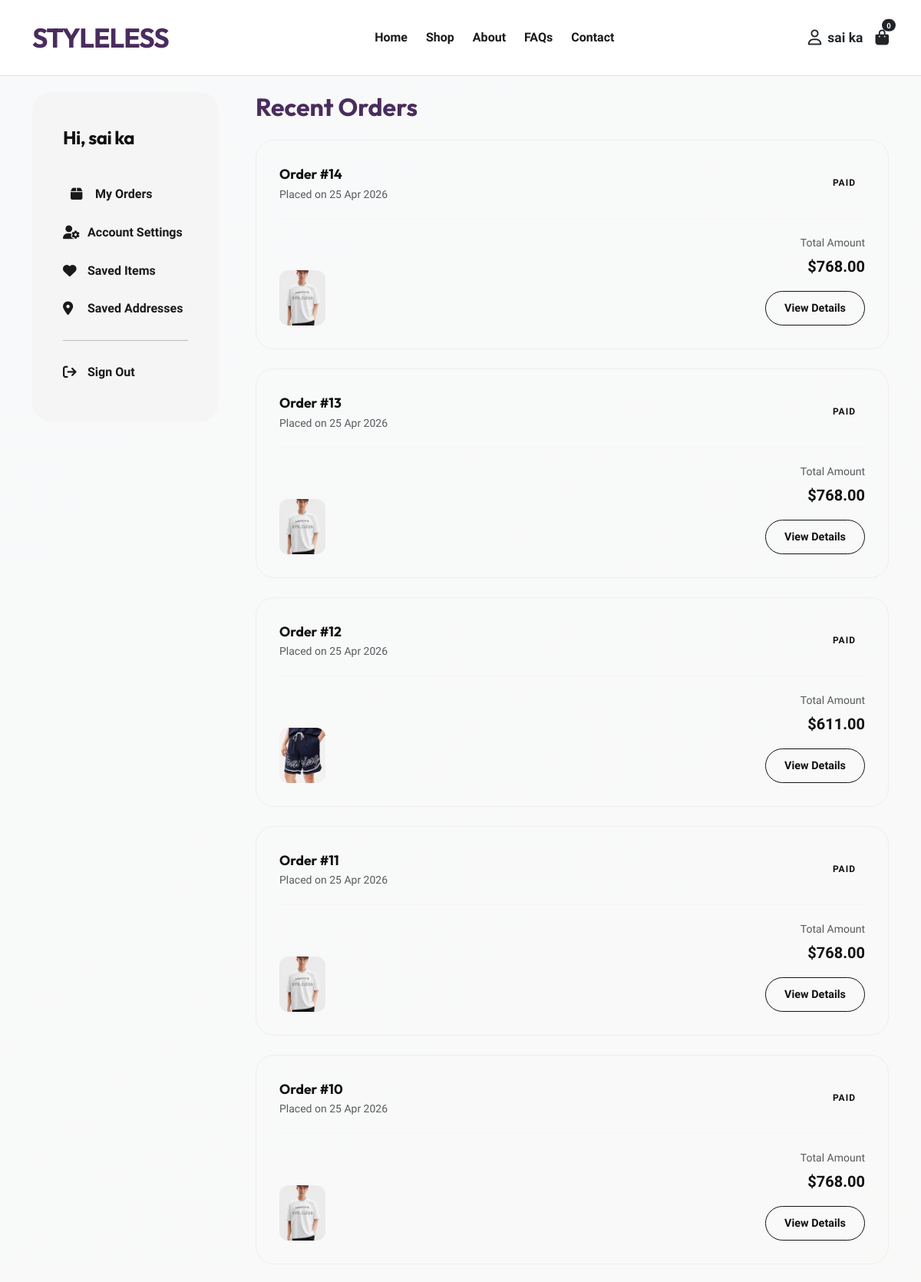
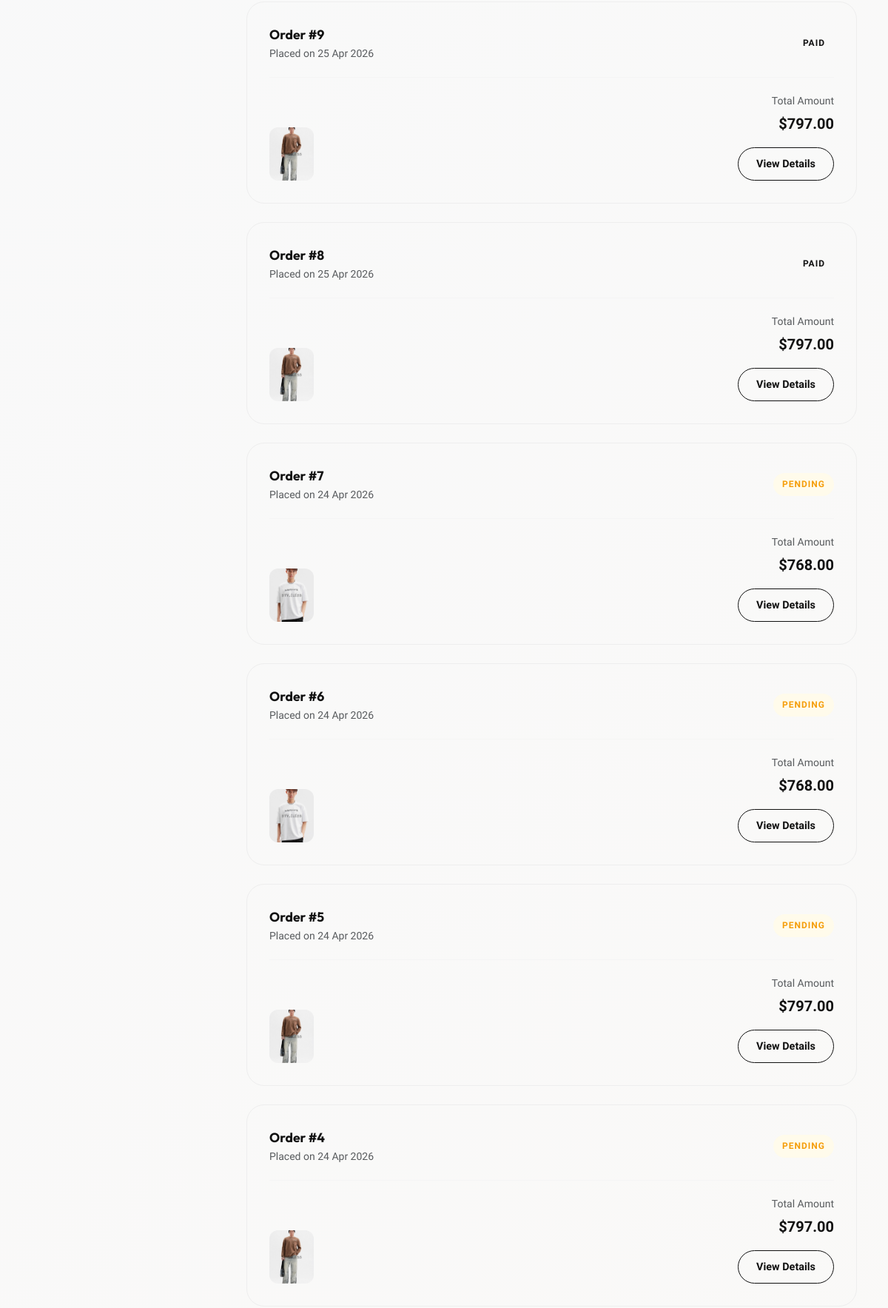
The page /profile (signed in, upper part) on the database its author committed (2 pictures, top to bottom).
### model/Customer.py (models this page shows, shortened)
class Customer(db.Model):
    __tablename__ = 'customer'
    id = db.Column(db.Integer, primary_key=True)
    user_id = db.Column(db.Integer, db.ForeignKey('user.id'), unique=True, nullable=False)
    first_name = db.Column(db.String(50))
    last_name = db.Column(db.String(50))
    email = db.Column(db.String(100), unique=True)
    phone = db.Column(db.String(20))
    address = db.Column(db.String(255))
    city = db.Column(db.String(50))
    state = db.Column(db.String(50))
    zip_code = db.Column(db.String(20))
    country = db.Column(db.String(50), default='Cambodia')
    created_at = db.Column(db.DateTime, default=datetime.utcnow, nullable=False)
    updated_at = db.Column(db.DateTime, default=datetime.utcnow, onupdate=datetime.utcnow, nullable=False)
    user = db.relationship('User', backref=db.backref('customer_profile', uselist=False))

### model/Order.py (models this page shows, shortened)
class Order(db.Model):
    __tablename__ = 'orders'
    id = db.Column(db.Integer, primary_key=True)
    user_id = db.Column(db.Integer, db.ForeignKey('user.id'), nullable=False)
    total_price = db.Column(db.Float, nullable=False, default=0.0)
    status = db.Column(db.String(20), default='pending', nullable=False) # pending, paid, shipped, completed, cancelled
    created_at = db.Column(db.DateTime, default=datetime.utcnow, nullable=False)
    updated_at = db.Column(db.DateTime, default=datetime.utcnow, onupdate=datetime.utcnow, nullable=False)
    user = db.relationship('User', backref=db.backref('orders', lazy=True))
    items = db.relationship('OrderItem', back_populates='order', cascade='all, delete-orphan')

### model/OrderItem.py (models this page shows, shortened)
class OrderItem(db.Model):
    __tablename__ = 'order_item'
    id = db.Column(db.Integer, primary_key=True)
    order_id = db.Column(db.Integer, db.ForeignKey('orders.id', ondelete='CASCADE'), nullable=False)
    product_id = db.Column(db.Integer, db.ForeignKey('product.id'), nullable=False)
    quantity = db.Column(db.Integer, nullable=False, default=1)
    price_at_time = db.Column(db.Float, nullable=False) # Capture price at moment of purchase
    order = db.relationship('Order', back_populates='items')
    product = db.relationship('Product', backref=db.backref('order_items', lazy=True))

### model/Product.py (models this page shows, shortened)
class Product(db.Model):
    id = db.Column(db.Integer, primary_key=True)
    name = db.Column(db.String(100), nullable=False)
    sku = db.Column(db.String(50), unique=True, nullable=False)
    price = db.Column(db.Float, nullable=False)
    stock = db.Column(db.Integer, nullable=False, default=0)
    category_id = db.Column(db.Integer, db.ForeignKey('category.id'), nullable=False)
    description = db.Column(db.Text)
    image_url = db.Column(db.String(255))
    status = db.Column(db.String(20), default='active')  # active, inactive
    category = db.relationship('Category', backref='products', lazy=True)
    images = db.relationship('ProductImage', back_populates='product', lazy='dynamic', cascade='all, delete-orphan')
    def get_primary_image(self):
        from model.ProductImage import ProductImage
        primary = ProductImage.query.filter_by(
            product_id=self.id,
            is_primary=True
        ).first()
        if primary:
            return primary.image_url
        first_img = ProductImage.query.filter_by(product_id=self.id).order_by(ProductImage.display_order).first()
        if first_img:
            return first_img.image_url
        return self.image_url

### model/ProductImage.py (models this page shows, shortened)
class ProductImage(db.Model):
    __tablename__ = 'product_image'
    id = db.Column(db.Integer, primary_key=True)
    product_id = db.Column(db.Integer, db.ForeignKey('product.id', ondelete='CASCADE'), nullable=False)
    image_url = db.Column(db.String(255), nullable=False)
    is_primary = db.Column(db.Boolean, default=False)  # Mark the main image
    display_order = db.Column(db.Integer, default=0)  # Order for display
    product = db.relationship('Product', back_populates='images')

### routes/front/profile.py (the view)
@app.get('/profile')
def profile():
    user_id = session.get('user_id')
    if user_id is None:
        flash("Please log in to view your profile.", "warning")
        return redirect(url_for('login'))
    user = User.query.get(user_id)
    customer = user.customer_profile if user else None
    orders = Order.query.filter_by(user_id=user_id).order_by(Order.created_at.desc()).all()
    return render_template("front/profile.html", user=user, customer=customer, orders=orders)

### app.py (called while the page is built, shortened)
@app.before_request
def before_request():
    url = request.path

### templates/front/profile.html (shortened to what this page needs)
<!DOCTYPE html>
<html lang="en">
<head>
    <link rel="stylesheet" href="https://cdnjs.cloudflare.com/ajax/libs/font-awesome/6.6.0/css/all.min.css">
    <link href="https://cdn.jsdelivr.net/npm/bootstrap@5.3.2/dist/css/bootstrap.min.css" rel="stylesheet">
    <link rel="stylesheet" href="{{ url_for('static', filename='css/style.css') }}">
</head>
<body>
    {% include 'front/header.html' %}
    <main class="profile-container">
        <div class="container">
            <div class="row g-5">
                <div class="col-lg-3">
                    <aside class="profile-sidebar">
                        <div class="user-welcome text-truncate">Hi, {% if customer %}{{ customer.first_name }} {{ customer.last_name }}{% else %}{{ session['username'] }}{% endif %}</div>
                        <nav class="nav flex-column profile-nav" id="profileTabs" role="tablist">
                            <a class="nav-link active" id="orders-tab" data-bs-toggle="tab" href="#orders" role="tab"><i class="fa-solid fa-box"></i> My Orders</a>
                            <a class="nav-link" id="settings-tab" data-bs-toggle="tab" href="#settings" role="tab"><i class="fa-solid fa-user-gear"></i> Account Settings</a>
                            <a class="nav-link" id="saved-tab" data-bs-toggle="tab" href="#saved" role="tab"><i class="fa-solid fa-heart"></i> Saved Items</a>
                            <a class="nav-link" id="addresses-tab" data-bs-toggle="tab" href="#addresses" role="tab"><i class="fa-solid fa-location-dot"></i> Saved Addresses</a>
                            <hr class="my-3 opacity-10">
                            <a class="nav-link text-danger" href="{{ url_for('logout') }}"><i class="fa-solid fa-arrow-right-from-bracket"></i> Sign Out</a>
                        </nav>
                    </aside>
                </div>
                <div class="col-lg-9">
                    <div class="tab-content" id="profileTabContent">
                        <div class="tab-pane fade show active" id="orders" role="tabpanel">
                            <h2 class="fw-bold mb-4" style="font-family: var(--font-heading);">Recent Orders</h2>
                            <div id="ordersListContainer">
                                {% if orders %}
                                    {% for order in orders %}
                                    <div class="order-card">
                                        <div class="order-header">
                                            <div>
                                                <div class="order-id">Order #{{ order.id }}</div>
                                                <div class="text-muted small">Placed on {{ order.created_at.strftime('%d %b %Y') }}</div>
                                            </div>
                                            <span class="order-status status-{{ order.status.lower() }}">{{ order.status }}</span>
                                        </div>
                                        <div class="d-flex justify-content-between align-items-end flex-wrap gap-4">
                                            <div class="order-item-previews">
                                                {% for item in order.items[:4] %}
                                                <div class="preview-img">
                                                    {% set img = item.product.get_primary_image() if item.product else '' %}
                                                    <img src="{% if img and (img.startswith('http://') or img.startswith('https://') or img.startswith('/')) %}{{ img }}{% else %}{{ url_for('static', filename='uploads/products/' + (img or '')) }}{% endif %}" alt="">
                                                </div>
                                                {% endfor %}
                                            </div>
                                            <div class="text-end">
                                                <div class="text-muted small mb-1">Total Amount</div>
                                                <div class="fw-bold fs-5 mb-3">${{ "%.2f"|format(order.total_price) }}</div>
                                                <a href="#" class="btn-view-order text-decoration-none d-inline-block">View Details</a>
                                            </div>
                                        </div>
                                    </div>
                                    {% endfor %}
                                {% else %}
                                    <div class="text-center py-5">
                                        <i class="fa-solid fa-box-open fs-1 text-muted mb-3 opacity-25"></i>
                                        <p class="text-muted">You haven't placed any orders yet.</p>
                                        <a href="{{ url_for('shop') }}" class="btn btn-dark rounded-pill px-4 mt-2">Browse Collection</a>
                                    </div>
                                {% endif %}
                            </div>
                        </div>
                    </div>
                </div>
            </div>
        </div>
    </main>
    {% include 'front/footer.html' %}
</body>
</html>

### static/css/style.css (style rules this page uses)
:root { --primary-color: #4a2c5d; --primary-dark: #3e244b; --primary-light: #6b4a7a; --accent-color: #a07c5f; --accent-dark: #8a6b4f; --accent-light: #c9a88d; --bg-light: #f8f9fa; --bg-lighter: #faf9f7; --text-dark: #1a1a1a; --text-primary: #333333; --text-secondary: #666666; --text-muted: #999999; --border-color: #e0e0e0; --border-light: #f0f0f0; --shadow-sm: 0 2px 8px rgba(0, 0, 0, 0.06); --shadow-md: 0 4px 16px rgba(0, 0, 0, 0.1); --shadow-lg: 0 8px 24px rgba(0, 0, 0, 0.12); --shadow-xl: 0 12px 32px rgba(0, 0, 0, 0.15); --footer-bg: #eaeaea; --subscribe-bg: #2c2c2c; --copyright-bg: #1a1a1a; --success-color: #10b981; --warning-color: #f59e0b; --danger-color: #ef4444; --info-color: #3b82f6; --transition-fast: 0.15s ease; --transition-normal: 0.3s cubic-bezier(0.4, 0, 0.2, 1); --transition-slow: 0.5s ease; }
* { margin: 0; padding: 0; box-sizing: border-box; }
body { font-family: "Plus Jakarta Sans", sans-serif; color: var(--text-primary); background: linear-gradient( 135deg, var(--bg-light) 0%, var(--bg-lighter) 100% ); line-height: 1.6; font-family: "Poppins", "Segoe UI", Tahoma, Geneva, Verdana, sans-serif; }
a { text-decoration: none; color: inherit; }
h1, h2, h3, h4, h5, h6 { font-family: "Inter", sans-serif; color: var(--primary-color); }
.nav-link { color: var(--text-dark) !important; font-weight: 500; transition: all 0.3s ease; position: relative; }
.nav-link::after { content: ""; position: absolute; bottom: -5px; left: 0; width: 0; height: 2px; background-color: var(--primary-color); transition: width 0.3s ease; }
:root { --brand-dark: #111111; --brand-gray: #717171; --brand-light: #F5F5F5; --font-main: 'Plus Jakarta Sans', sans-serif; --font-heading: 'Outfit', sans-serif; --transition-smooth: all 0.5s cubic-bezier(0.16, 1, 0.3, 1); --transition-fast: all 0.3s ease; }
h1, h2, h3, h4, h5, h6 { font-family: var(--font-heading); }

### templates/front/profile.html (style rules this page uses)
:root { --brand-dark: #111111; --brand-gray: #717171; --brand-light: #F5F5F5; --font-main: 'Plus Jakarta Sans', sans-serif; --font-heading: 'Outfit', sans-serif; --transition: all 0.4s cubic-bezier(0.16, 1, 0.3, 1); }
body { background-color: #ffffff; font-family: var(--font-main); color: var(--brand-dark); }
.profile-container { padding-top: 120px; padding-bottom: 100px; }
.profile-sidebar { background: var(--brand-light); border-radius: 24px; padding: 40px; position: sticky; top: 120px; }
.user-welcome { font-family: var(--font-heading); font-size: 1.5rem; font-weight: 700; margin-bottom: 30px; letter-spacing: -0.5px; }
.profile-nav .nav-link { color: var(--brand-gray); font-weight: 600; padding: 12px 0; display: flex; align-items: center; gap: 12px; transition: var(--transition); border: none; }
.profile-nav .nav-link:hover, .profile-nav .nav-link.active { color: var(--brand-dark); padding-left: 10px; }
.profile-nav .nav-link i { width: 20px; font-size: 1.1rem; }
.order-card { border: 1px solid #eeeeee; border-radius: 24px; padding: 30px; margin-bottom: 25px; transition: var(--transition); }
.order-header { display: flex; justify-content: space-between; align-items: center; margin-bottom: 20px; padding-bottom: 20px; border-bottom: 1px solid #f5f5f5; }
.order-id { font-family: var(--font-heading); font-weight: 700; font-size: 1.1rem; }
.order-status { font-size: 0.75rem; font-weight: 800; text-transform: uppercase; letter-spacing: 1px; padding: 6px 12px; border-radius: 100px; }
.status-pending { background: #fffbeb; color: #f59e0b; }
.order-item-previews { display: flex; gap: 12px; }
.preview-img { width: 60px; aspect-ratio: 1/1.2; border-radius: 12px; overflow: hidden; background: var(--brand-light); }
.preview-img img { width: 100%; height: 100%; object-fit: cover; }
.btn-view-order { background: transparent; border: 1px solid var(--brand-dark); color: var(--brand-dark); border-radius: 100px; padding: 10px 24px; font-weight: 700; font-size: 0.9rem; transition: var(--transition); }

### templates/front/header.html (style rules this page uses)
.nav-link { transition: color 0.3s ease; position: relative; }
.nav-link::after { content: ''; position: absolute; bottom: 0; left: 0; width: 0; height: 2px; background: #111; transition: width 0.3s ease; }

### rows shown on the page
Customer: first_name "sai", last_name "ka"
Order: id "14", created_at "25 Apr 2026", status "PAID", total_price "768.00"
OrderItem: image_url (picture)
Order: id "13", created_at "25 Apr 2026", status "PAID", total_price "768.00"
OrderItem: image_url (picture)
Order: id "12", created_at "25 Apr 2026", status "PAID", total_price "611.00"
OrderItem: image_url (picture)
Order: id "11", created_at "25 Apr 2026", status "PAID", total_price "768.00"
OrderItem: image_url (picture)
Order: id "10", created_at "25 Apr 2026", status "PAID", total_price "768.00"
OrderItem: image_url (picture)
Order: id "9", created_at "25 Apr 2026", status "PAID", total_price "797.00"
OrderItem: image_url (picture)
Order: id "8", created_at "25 Apr 2026", status "PAID", total_price "797.00"
OrderItem: image_url (picture)
Order: id "7", created_at "24 Apr 2026", status "PENDING", total_price "768.00"
OrderItem: image_url (picture)
Order: id "6", created_at "24 Apr 2026", status "PENDING", total_price "768.00"
OrderItem: image_url (picture)
Order: id "5", created_at "24 Apr 2026", status "PENDING", total_price "797.00"
OrderItem: image_url (picture)
Order: id "4", created_at "24 Apr 2026", status "PENDING", total_price "797.00"
OrderItem: image_url (picture)

### other values the page prints
{{ session['full_name'] }} "sai ka"
